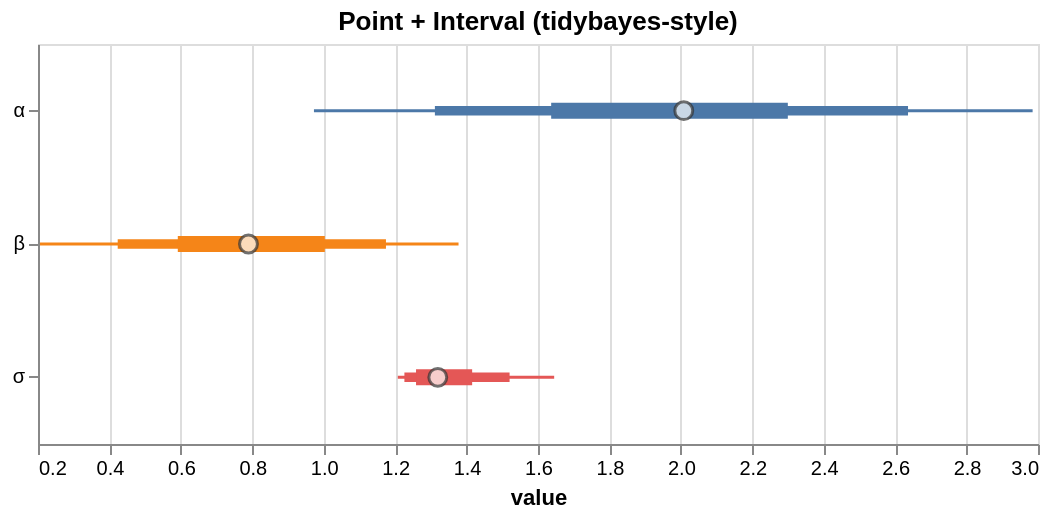

This figure's Vega-Lite source:
### Vega-Lite specification from a JSON file in a GitHub repository (floating-point values rounded to 4 significant figures)
{"$schema": "https://vega.github.io/schema/vega-lite/v5.json", "config": {"axis": {"labelLimit": 0}, "header": {"labelLimit": 0}, "legend": {"labelLimit": 0}}, "data": {"values": [{"__point__": 1.319, "hi_0_5_": 1.416, "hi_0_8_": 1.52, "hi_0_95_": 1.645, "lo_0_5_": 1.259, "lo_0_8_": 1.226, "lo_0_95_": 1.207, "parameter": "σ"}, {"__point__": 2.008, "hi_0_5_": 2.3, "hi_0_8_": 2.636, "hi_0_95_": 2.985, "lo_0_5_": 1.637, "lo_0_8_": 1.311, "lo_0_95_": 0.9727, "parameter": "α"}, {"__point__": 0.7893, "hi_0_5_": 1.003, "hi_0_8_": 1.174, "hi_0_95_": 1.377, "lo_0_5_": 0.5914, "lo_0_8_": 0.4232, "lo_0_95_": 0.2055, "parameter": "β"}]}, "height": 200, "layer": [{"encoding": {"color": {"field": "parameter", "legend": null, "type": "nominal"}, "tooltip": [{"field": "__point__", "title": "value (estimate)", "type": "quantitative"}, {"field": "parameter", "type": "nominal"}, {"field": "lo_0_95_", "title": "95% lo", "type": "quantitative"}, {"field": "hi_0_95_", "title": "95% hi", "type": "quantitative"}], "x": {"field": "lo_0_95_", "scale": {"zero": false}, "title": "value", "type": "quantitative"}, "x2": {"field": "hi_0_95_"}, "y": {"axis": {"title": null}, "field": "parameter", "type": "nominal"}}, "mark": {"strokeWidth": 1.5, "type": "rule"}, "params": [{"bind": "scales", "name": "grid", "select": {"encodings": ["x"], "type": "interval"}}]}, {"encoding": {"color": {"field": "parameter", "legend": null, "type": "nominal"}, "tooltip": [{"field": "__point__", "title": "value (estimate)", "type": "quantitative"}, {"field": "parameter", "type": "nominal"}, {"field": "lo_0_95_", "title": "95% lo", "type": "quantitative"}, {"field": "hi_0_95_", "title": "95% hi", "type": "quantitative"}], "x": {"field": "lo_0_8_", "scale": {"zero": false}, "title": "value", "type": "quantitative"}, "x2": {"field": "hi_0_8_"}, "y": {"axis": {"title": null}, "field": "parameter", "type": "nominal"}}, "mark": {"strokeWidth": 4.75, "type": "rule"}}, {"encoding": {"color": {"field": "parameter", "legend": null, "type": "nominal"}, "tooltip": [{"field": "__point__", "title": "value (estimate)", "type": "quantitative"}, {"field": "parameter", "type": "nominal"}, {"field": "lo_0_95_", "title": "95% lo", "type": "quantitative"}, {"field": "hi_0_95_", "title": "95% hi", "type": "quantitative"}], "x": {"field": "lo_0_5_", "scale": {"zero": false}, "title": "value", "type": "quantitative"}, "x2": {"field": "hi_0_5_"}, "y": {"axis": {"title": null}, "field": "parameter", "type": "nominal"}}, "mark": {"strokeWidth": 8.0, "type": "rule"}}, {"encoding": {"tooltip": [{"field": "__point__", "title": "value (estimate)", "type": "quantitative"}, {"field": "parameter", "type": "nominal"}, {"field": "lo_0_95_", "title": "95% lo", "type": "quantitative"}, {"field": "hi_0_95_", "title": "95% hi", "type": "quantitative"}], "x": {"field": "__point__", "scale": {"zero": false}, "type": "quantitative"}, "y": {"field": "parameter", "type": "nominal"}}, "mark": {"color": "white", "filled": true, "size": 80, "stroke": "#333", "strokeWidth": 1.5, "type": "point"}}], "title": "Point + Interval (tidybayes-style)", "width": 500}
